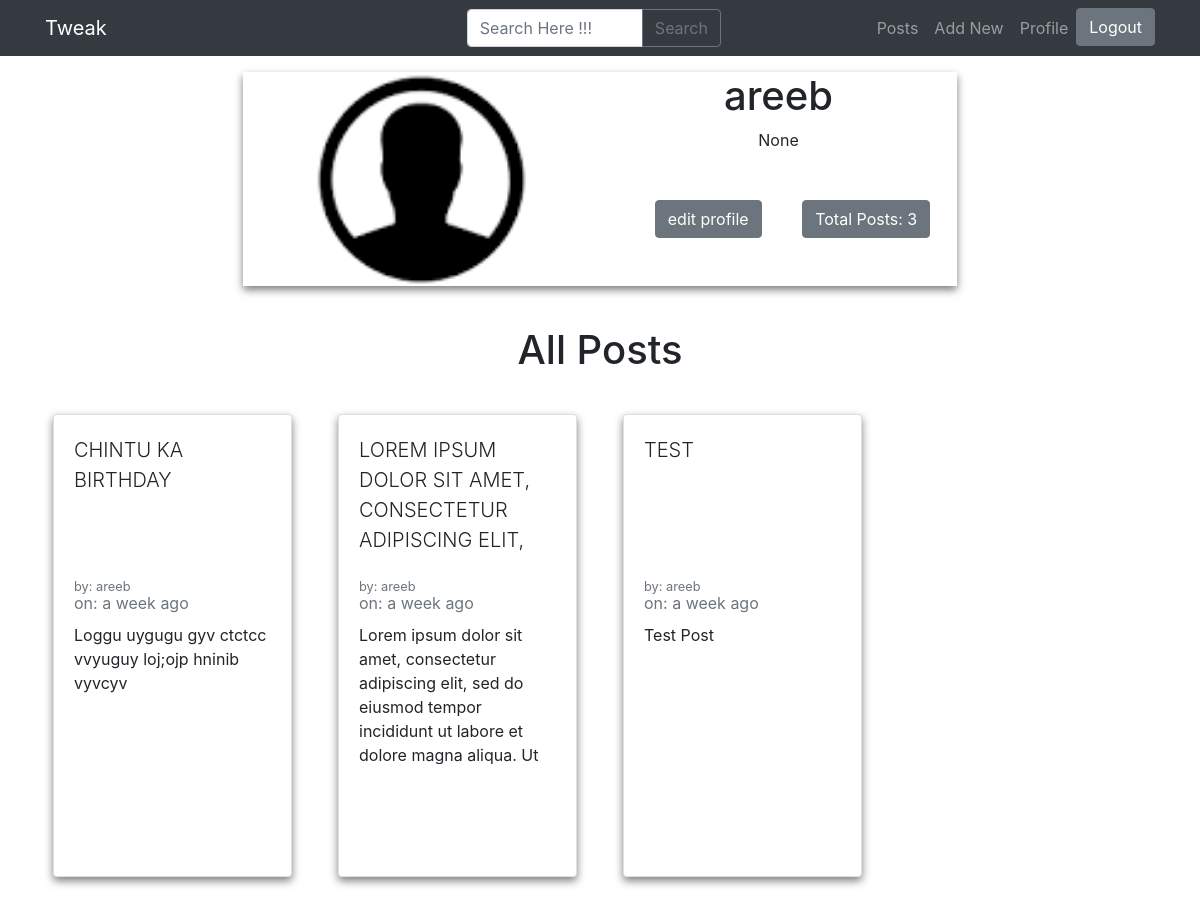
/profile/areeb (signed in), run on an earlier commit of the app's database.
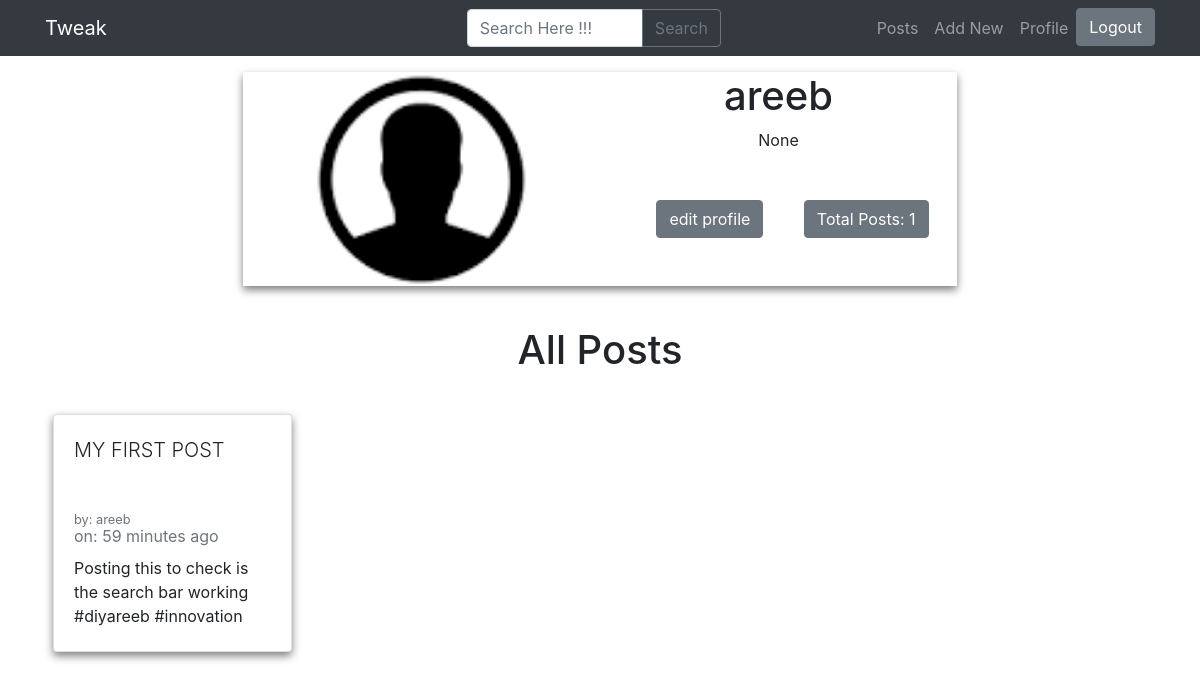
And on a later commit of the database.
### app.py (models this page shows)
class User(UserMixin, db.Model):
    id = db.Column(db.Integer, primary_key=True)
    username = db.Column(db.String(15), unique=True)
    email = db.Column(db.String(50), unique=True)
    password = db.Column(db.String(80))
    admin = db.Column(db.Boolean, unique=False, default=False)
    profile_picture = db.Column(db.String(70), nullable=False, default='url_for(\'static\',filename=\'default.png\')')
    about = db.Column(db.String(120), unique=False)
    def __repr__(self):
        return (self.username)

class Posts(db.Model):
    id = db.Column(db.Integer, primary_key=True)
    post_id = db.Column(db.String(30), nullable=False)
    post_by = db.Column(db.String(15), nullable=False)
    post_title = db.Column(db.String(80), nullable=False)
    post_body = db.Column(db.String(25000), nullable=False)
    post_created = db.Column(db.DateTime, default = datetime.utcnow)

### app.py (the view, shortened to what this page needs)
@app.route('/profile/<string:pro>')
@login_required
def dashboard(pro):
    user = User.query.filter_by(username=pro).first()
    posts = Posts.query.filter_by(post_by=pro).order_by(desc(Posts.post_created)).all()
    Total = Posts.query.filter_by(post_by=pro).order_by(Posts.post_created).count()
    if (user):
        image_file = user.profile_picture
        currentuser = User.query.filter_by(username=pro).one()
        return render_template('profile.html',
                                total=Total,
                                posts=posts,
                                admin=current_user.admin,
                                image_file = image_file,
                                name = str(current_user.username),
                                profile = str(currentuser),
                                about=user.about
                                )

### app.py (called while the page is built)
@login_manager.user_loader
def load_user(user_id):
    return User.query.get(int(user_id))

### filters.py (called while the page is built)
def datetimeformat(date_str):
    dt = arrow.get(date_str)
    return dt.humanize()

### templates/profile.html (shortened to what this page needs)
{% extends "base.html" %}
{% block nav %}
<li>
<a href="{{ url_for('logout') }}">
  <button type="button" class="btn btn-secondary d-flex nav-item">Logout</button>
</a>
</li>
{% endblock %}
{% block body %}
<div class="container mt-16 mb-24 ">
      <div class="row">
        <div class="col-lg-8 mx-auto d-lg-block d-md-none d-none">
          <div class="h-auto m-2 w-auto text-center" style=" box-shadow: 0 4px 8px 0 rgba(0, 0, 0, 0.5);">
            <div class="container flow-root ">
              <div class="row">
                <div class="col-lg-6 p-0">
                  <div class="inline-block w-full h-full content-center object-cover relative" style=" background-color: black;">
                    <img src="{{ image_file }}" alt="{{ profile }}" class="absolute top-0 left-0 w-full h-full object-cover">
                  </div>
                </div>
                <div class="col-lg-6">
                  <div class="text-center w-full inline-block">
                    <h1>{{ profile }}</h1>
                    <p class="mx-1" >{{ about }}</p>
                    {% if name == profile %}
                    <p><a href="{{ url_for('update',idp=current_user.username) }}">
                      <button class="btn btn-secondary m-8">edit profile</button></a>
                      <button class="btn btn-secondary m-1">Total Posts: {{ total }}</button>
                    </p>
                      {% else %}
                        <p>
                          <button class="btn btn-secondary m-8">Total Posts: {{ total }}</button>
                        </p>
                    {% endif %}
                  </div>
                </div>
              </div>
            </div>
          </div>
        </div>
      </div>
    <div class="row mt-8">
            <div class="col-lg-12 text-center">
              <h1>All Posts</h1></div>
              {% if posts|length < 1 %}
              <h2 class="text-center">Nothing Posted Yet</h2>
            {% else %}
            {% for post in posts %}
              <div class="col-lg-3 mt-3">
                <a href="{{ url_for('post', postid=post.post_id) }}">
                  <div class="card h-100 m-2 mb-3 mt-3" style="box-shadow: 0 4px 8px 0 rgba(0, 0, 0, 0.5); ">
                    <div class="card-body" style="position:relative;">
                      <p class="card-title text-uppercase lead" style="overflow: hidden; position: relative; height: 30%;  max-height: 15ch;">
                        {{ post.post_title }}
                      </p>
                      <small class="card-subtitle mb-2 text-muted">by: {{ post.post_by }}</small>
                      <p class="card-subtitle mb-2 text-muted">on: {{ post.post_created | datetimeformat }}</p>
                      <p class="card-text" style="overflow: hidden;  max-height: 14ch;"> {{ post.post_body }} </p>
                    </div>
                  </div>
                </a>
              </div>
            {% endfor %}
        {% endif %}
    </div>
  </div>
{% endblock %}

### templates/base.html (shortened to what this page needs)
<!DOCTYPE html>
<html lang="en">
<head>
    <link href="https://unpkg.com/tailwindcss@^1.0/dist/tailwind.min.css" rel="stylesheet">
    <link rel="stylesheet" href="https://stackpath.bootstrapcdn.com/bootstrap/4.5.0/css/bootstrap.min.css">
</head>
<body>
 <nav class="navbar navbar-expand-lg navbar-dark bg-dark fixed-top">
    <div class="container">
      <a class="navbar-brand">Tweak</a>
      <div class="collapse navbar-collapse" id="navbarResponsive">
        <form class="form" action="/search" method="POST">
        <div class="input-group">
              <input type="text" name="search" id="livebox" class="form-control col-lg-6" placeholder="Search Here !!!">
              <div class="input-group-append">
              <button class="btn btn-outline-secondary" type="submit">Search</button>
              </div>
        </div>
      </form>
        <ul class="navbar-nav ml-auto">
          <li class="nav-item">
            <a class="nav-link" href="{{ url_for('posts') }}">Posts</a>
          </li>
          <li class="nav-item">
            <a class="nav-link" href="{{ url_for('addpost') }}">Add New</a>
          </li>
          <li class="nav-item">
            <a class="nav-link" href="{{ url_for('dashboard',pro=current_user.username) }}">Profile
            </a>
          </li>
       {% block nav %} {% endblock %}
        </ul>
      </div>
    </div>
  </nav>
    {% block body %} {% endblock %}
  </body>
</html>

### templates/base.html (style rules this page uses)
a, a:hover, a:focus, a:active { text-decoration: none; color: inherit; }

What changed in the data, as far as the page shows it:
removed Posts: post_title "CHINTU KA BIRTHDAY", post_by "areeb", post_created "a week ago", post_body "Loggu uygugu gyv ctctcc vvyuguy loj;ojp hninib vyvcyv"
removed Posts: post_title "LOREM IPSUM DOLOR SIT AMET, CONSECTETUR ADIPISCING ELIT,…", post_by "areeb", post_created "a week ago", post_body "Lorem ipsum dolor sit amet, consectetur adipiscing elit, sed do eiusmod tempor incididunt ut labore et dolore magna aliqua. Ut…"
removed Posts: post_title "TEST", post_by "areeb", post_created "a week ago", post_body "Test Post"
added Posts: post_title "MY FIRST POST", post_by "areeb", post_created "59 minutes ago", post_body "Posting this to check is the search bar working #diyareeb #innovation"
Also different on the page:
{{ total }}: "3" → "1"
